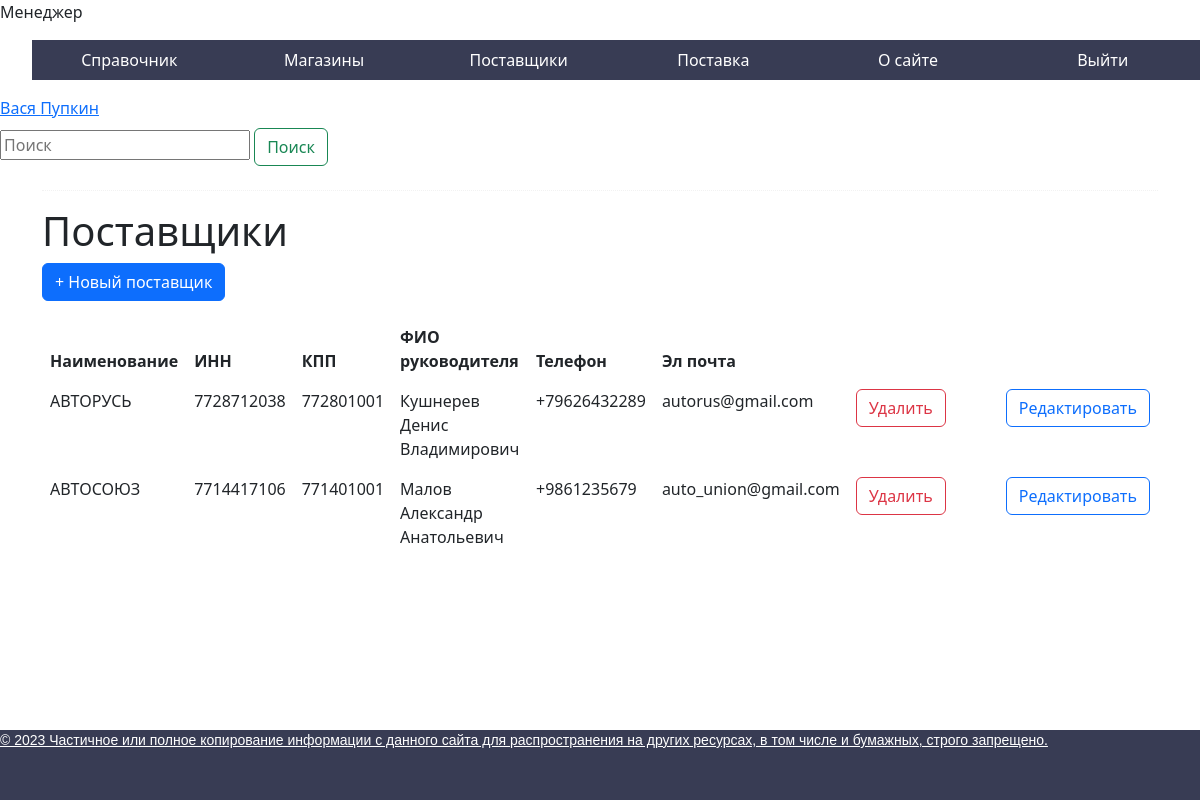
The page /public/suppliers/ (signed in) on the database as committed earlier.
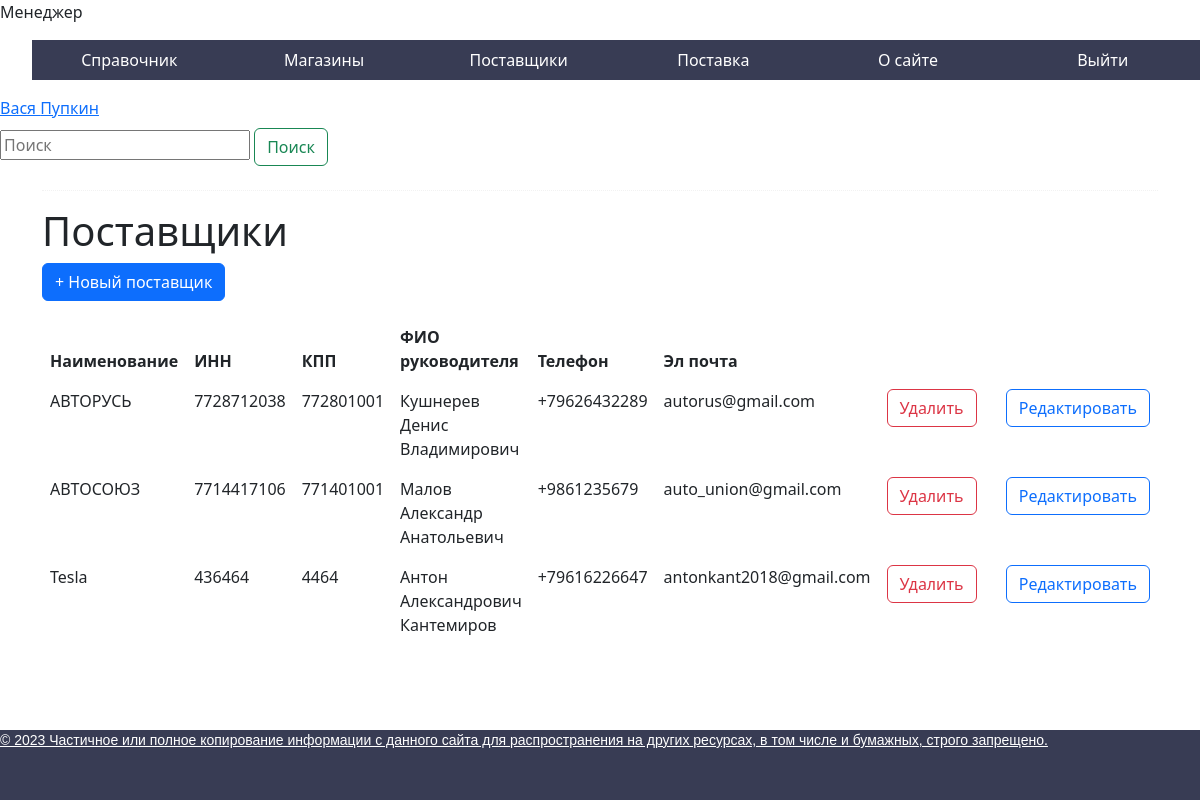
The same page on the database as committed later.
### autodocapp/models.py (models this page shows, shortened)
class Suppliers(models.Model):
    title = models.CharField(max_length=30, verbose_name='Наименование организации')
    INN = models.IntegerField(verbose_name='ИНН')
    CIO = models.IntegerField(verbose_name='КПП')
    FullNameManager = models.CharField(max_length=150, verbose_name='ФИО руководителя')
    telephone = models.CharField(max_length=20, verbose_name='Телефон')
    email = models.CharField(max_length=30, verbose_name='Эл почта')

### autodocapp/views/manager/suppliers.py (the view)
def PrintSuppliers(request):
    if request.user.is_authenticated:
        role = CheckRole(request)
        suppliers = Suppliers.objects.all()
        return render(request, 'autodocapp/suppliers.html',
                      {'role': role, 'title': 'Поставщики', 'suppliers': suppliers})
    else:
        return redirect('authorization')

### autodocapp/views/views.py (called while the page is built)
def CheckRole(request):
    user = request.user
    role = str(user.groups.all()[0])
    return role

### autodocapp/templates/autodocapp/suppliers.html (shortened to what this page needs)
{% extends 'autodocapp/base.html' %}
{% block content %}
<div class="">
    <form action="{% url 'search_supplier' %}" class="form-inline my-2 my-lg-0" method="get">
        <input aria-label="Поиск" class="search" name="q" placeholder="Поиск" type="search">
        <button class="btn btn-outline-success my-2 my-sm" type="submit">Поиск</button>
    </form>
</div>
<div class="container">
    <div class="col-md-12 well">
        <hr style="border-top:1px dotted #ccc;"/>
        <h1 class="page-header">Поставщики</h1>
        <p>
            <button class="btn btn-primary js-create" type="button">
                + Новый поставщик
            </button>
        </p>
        <table class="table table-borderless table-hover" id="table">
            <thead>
            <tr>
                <th scope="col">Наименование</th>
                <th scope="col">ИНН</th>
                <th scope="col">КПП</th>
                <th scope="col">ФИО руководителя</th>
                <th scope="col">Телефон</th>
                <th scope="col">Эл почта</th>
            </tr>
            </thead>
            <tbody>
            {% for s in suppliers %}
            <tr class="record">
                <td>{{s.title}}</td>
                <td>{{s.INN}}</td>
                <td>{{s.CIO}}</td>
                <td>{{s.FullNameManager}}</td>
                <td>{{s.telephone}}</td>
                <td>{{s.email}}</td>
                <td style="width: 150px">
                    <a class="btn_delete_record btn-outline-danger" href="{% url 'delete_supplier' s.id %}">
                        <button class="btn btn-outline-danger">Удалить</button>
                    </a>
                </td>
                <td>
                    <a class="BthEditSupplier btn-outline-primary" href="{% url 'edit_supplier' s.id %}">
                        <button class="btn btn-outline-primary">Редактировать</button>
                    </a>
                </td>
            </tr>
            {% empty %}
            <tr>
                <td class="text-center" colspan="8">Нет поставщиков</td>
            </tr>
            {% endfor %}
            </tbody>
        </table>
    </div>
</div>
{% endblock %}

Rows that differ between the two databases and show on the page:
added Suppliers: title "Tesla", INN "436464", CIO "4464", FullNameManager "Антон Александрович Кантемиров", telephone "+79616226647", email "antonkant2018@gmail.com"
